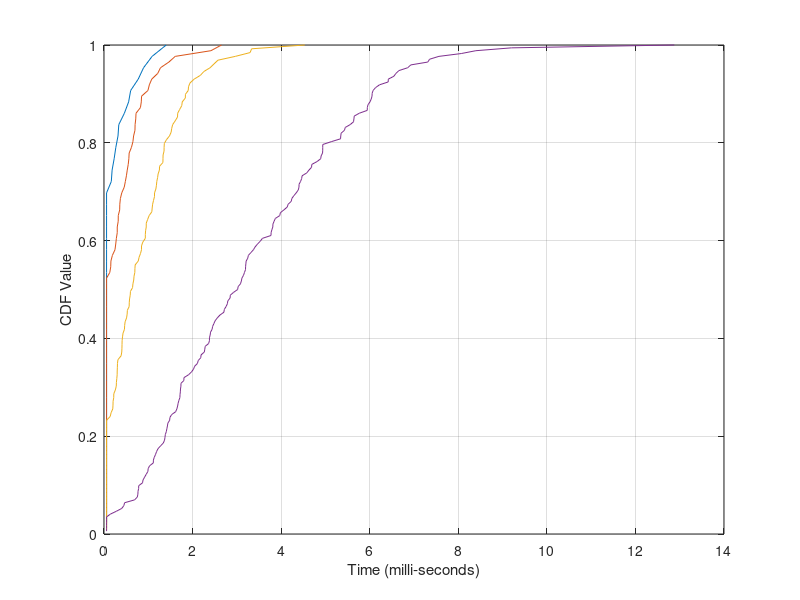

Source code (MATLAB): (Note: this script raises an error after producing the figure.)
clc;
clear;
close all;

%%

figure

%%
clear
load('matlab_G25.mat');

user_densityP = length(TC);
T_CA2 = zeros(user_densityP,1);
for i = 1: user_densityP
    T_CA2(i) = TC{i,9};
    T_CA2(i) = T_CA2(i)/(10^3);
end
T_CA3 = sort(T_CA2);
cdf_values = (1:length(T_CA2))./length(T_CA2);
plot(T_CA3,cdf_values);
hold on;

%%
clear
load('matlab_G50.mat');

user_densityP = length(TC);
T_CA2 = zeros(user_densityP,1);
for i = 1: user_densityP
    T_CA2(i) = TC{i,9};
    T_CA2(i) = T_CA2(i)/(10^3);
end
T_CA3 = sort(T_CA2);
cdf_values = (1:length(T_CA2))./length(T_CA2);
plot(T_CA3,cdf_values);
hold on;

%%
clear
load('matlab_G75.mat');

user_densityP = length(TC);
T_CA2 = zeros(user_densityP,1);
for i = 1: user_densityP
    T_CA2(i) = TC{i,9};
    T_CA2(i) = T_CA2(i)/(10^3);
end
T_CA3 = sort(T_CA2);
cdf_values = (1:length(T_CA2))./length(T_CA2);
plot(T_CA3,cdf_values);
hold on;
%%
clear
load('matlab_G100.mat');

user_densityP = length(TC);
T_CA2 = zeros(user_densityP,1);
for i = 1: user_densityP
    T_CA2(i) = TC{i,9};
    T_CA2(i) = T_CA2(i)/(10^3);
end
T_CA3 = sort(T_CA2);
cdf_values = (1:length(T_CA2))./length(T_CA2);
plot(T_CA3,cdf_values);
hold on;

%% Plot
%axis([0 100*10^-4 0 1]);
grid on;
xlabel('Time (milli-seconds)');
ylabel('CDF Value');
hleg = legend('G = 0.25','G = 0.50','G = 0.75','G = 1','Location','SE');
htitle = get(hleg,'Title');
set(htitle,'String','Channel Access Delay-CSMA/CA')
%title('CDF plot');

%%
print('-deps','-r600','CDFPlotCSMA.eps')
print('-dsvg','-r600','CDFPlotCSMA.svg')


